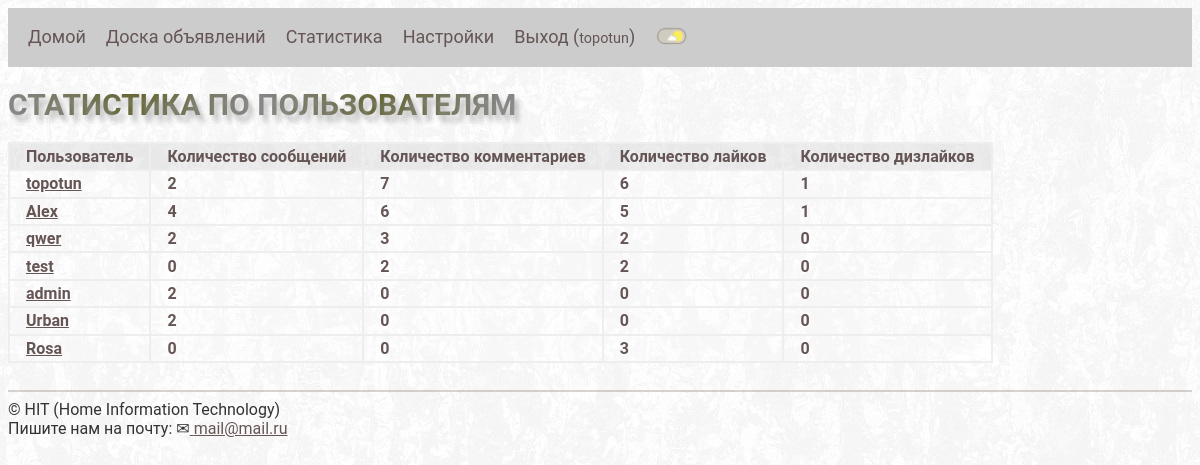
The page /board/stat/ (signed in) on the database as committed earlier.
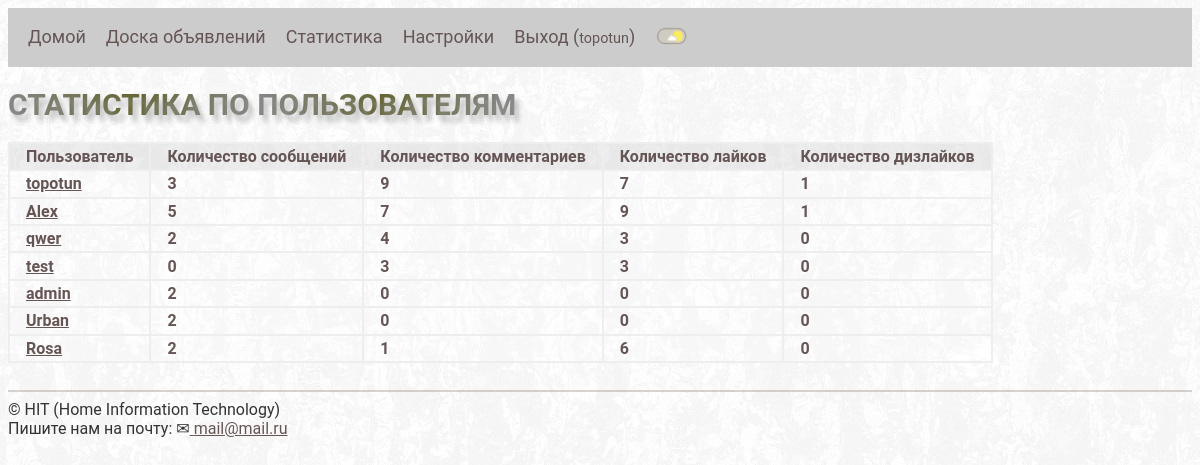
The same page on the database as committed later.
### board/models.py (models this page shows, shortened)
class UserStat(models.Model):
    user = models.OneToOneField(settings.AUTH_USER_MODEL, on_delete=models.CASCADE)
    advertisement_count = models.IntegerField(default=0)
    like_count = models.IntegerField(default=0)
    dislike_count = models.IntegerField(default=0)
    comment_count = models.IntegerField(default=0)
    class Meta:
        verbose_name = 'Статистика'
        verbose_name_plural = 'Статистика'

### board/views.py (the view)
# urls.py: path('stat/', views.user_stat_list, name='user_stat_list'),
def user_stat_list(request: HttpRequest) -> HttpResponseRedirect:
    user_stat = UserStat.objects.all()
    return render(request, 'board/user_statistic_list.html', {'user_stat': user_stat})

### board/user_preferences.py (called while the page is built, shortened)
def pref(request: HttpRequest):
    if request.user.is_authenticated:
        _preferences = Preferences.objects.filter(user=request.user).last()
    else:
        _preferences = None
    return {
        'user_pref': _preferences,
    }

### board/templates/board/user_statistic_list.html
{% extends 'base.html' %}
{% block content %}
<h1>Статистика по пользователям</h1>
<table>
  <thead>
    <tr>
      <th>Пользователь</th>
      <th>Количество сообщений</th>
      <th>Количество комментариев</th>
      <th>Количество лайков</th>
      <th>Количество дизлайков</th>
    </tr>
  </thead>
  {% for user in user_stat %}
    <tr class="align_left">
      <th>
        <a href="{% url 'board:advertisement_list' pk=user.user.id %}">
          {{ user.user.username }}
        </a>
      </th>
      <th>
        {{ user.advertisement_count }}
      </th>
      <th>
        {{ user.comment_count }}
      </th>
      <th>
        {{ user.like_count }}
      </th>
      <th>
        {{ user.dislike_count }}
      </th>
    </tr>
  {% endfor %}
</table>
{% endblock %}

Rows that differ between the two databases and show on the page:
changed UserStat "topotun": advertisement_count "2" → "3"; comment_count "7" → "9"; like_count "6" → "7"
changed UserStat "Alex": advertisement_count "4" → "5"; comment_count "6" → "7"; like_count "5" → "9"
changed UserStat "qwer": comment_count "3" → "4"; like_count "2" → "3"
changed UserStat "test": comment_count "2" → "3"; like_count "2" → "3"
changed UserStat "Rosa": advertisement_count "0" → "2"; comment_count "0" → "1"; like_count "3" → "6"
